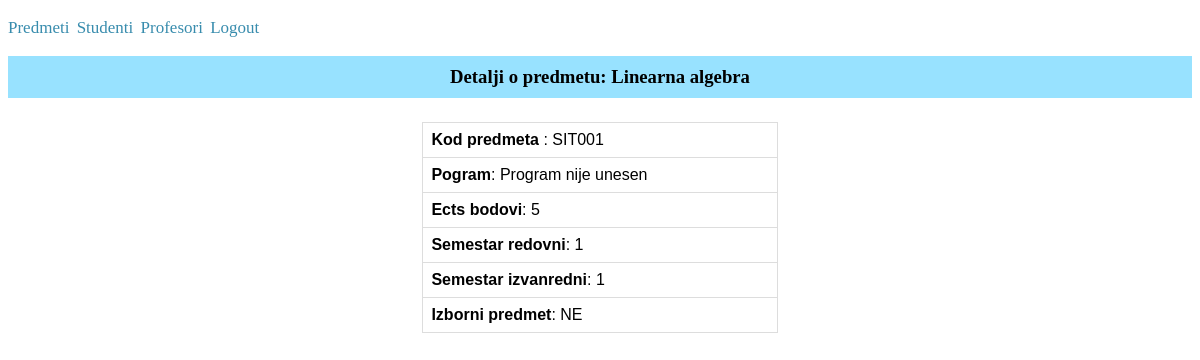
The app's page /review_subjects_details/1/ (signed in) with its own data.
### app1/models.py (models this page shows, shortened)
class Predmeti(models.Model):
    IZBORNI = (('DA', 'da'), ('NE', 'ne'))
    name = models.CharField(max_length=255)
    kod = models.CharField(max_length=16)
    program = models.TextField()
    ects = models.IntegerField()
    sem_red = models.IntegerField()
    sem_izv = models.IntegerField()
    izborni = models.CharField(max_length=50, choices=IZBORNI)
    lecturer = models.ForeignKey(Korisnik, on_delete=models.CASCADE, blank=True, null=True)

### app1/decorators.py (the view)
    def wrap(request, *args, **kwargs):
        if request.user.is_superuser:
            return function(request, *args, **kwargs)
        else:
            return redirect('front_page')

### app1/views.py (called while the page is built)
@admin_required
def review_subjects_details(request, subject_id):
    subject = Predmeti.objects.filter(id = subject_id)
    return render(request, 'review_subjects_details.html', {'subject':subject[0]})

### app1/templates/review_subjects_details.html
{% extends 'base.html' %}
{% block review_subjects_details %}
<h3>Detalji o predmetu: {{subject.name}}</h3>
<table class="subject_details">
    <tr>
        <td><b>Kod predmeta</b> : {{subject.kod}}</td>
    </tr>
    <tr>
        <td><b>Pogram</b>: {{subject.program}}</td>
    </tr>
    <tr>
        <td><b>Ects bodovi</b>: {{subject.ects}}</td>
    </tr>
    <tr>
        <td><b>Semestar redovni</b>: {{subject.sem_red}}</td>
    </tr>
    <tr>
        <td><b>Semestar izvanredni</b>: {{subject.sem_izv}}</td>
    </tr>
    <tr>
        <td><b>Izborni predmet</b>: {{subject.izborni}}</td>
    </tr>
</table>
{% endblock %}

### app1/static/css/style.css (style rules this page uses)
table { font-family: arial, sans-serif; border-collapse: collapse; margin-left: auto; margin-right: auto; margin-top: 2%; }
td, th { border: 1px solid #dddddd; text-align: left; padding: 8px; }
h3 { text-align: center; padding:10px 15px; background-color: rgba(127, 219, 255, 0.805); }
.subject_details { width:30%; }

### records on screen
Predmeti: name "Linearna algebra", kod "SIT001", program "Program nije unesen", ects "5", sem_red "1", sem_izv "1", izborni "NE"
